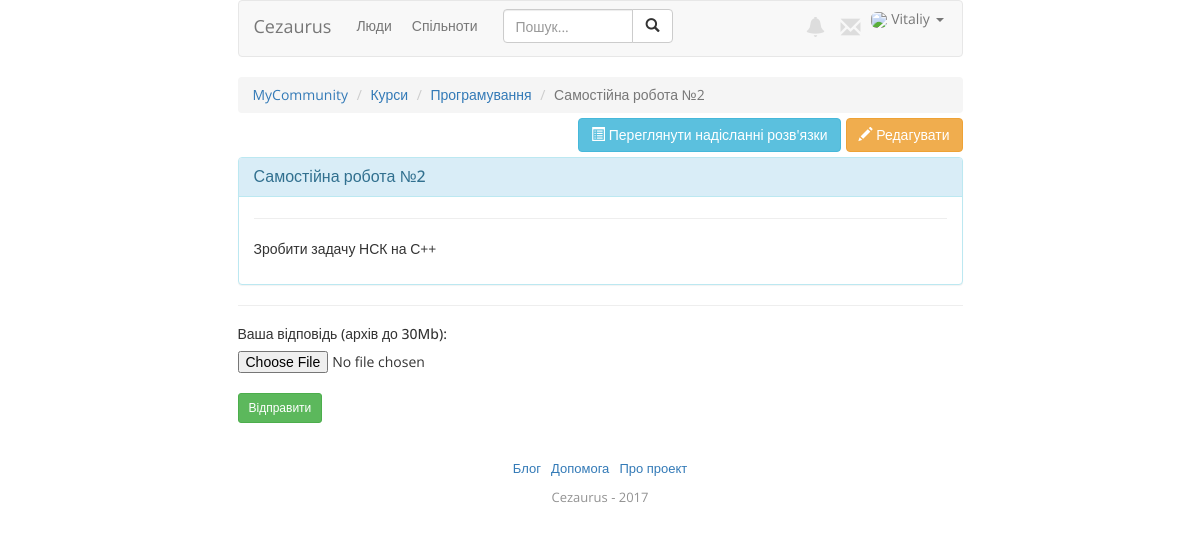
The page /c/1/courses/1/2/ (signed in) on the database its author committed.
### communities/models.py (models this page shows, shortened)
class Community(models.Model):
    name = models.CharField(max_length=30)
    description = models.CharField(max_length=250, null=True, blank=True)
    administrators = models.ManyToManyField(User)
    invitation_code = models.CharField(null=True, blank=True, max_length=5)
    objects = CommunityManager()

### courser/models.py (models this page shows, shortened)
class Course(models.Model):
    name = models.CharField(max_length=40)
    description = models.CharField(max_length=80, null=True, blank=True)
    community = models.ForeignKey(Community, null=True, blank=True, on_delete=models.CASCADE)
    author = models.ForeignKey(User, on_delete=models.CASCADE)
    is_available = models.BooleanField(default=True)

class CourseStep(models.Model):
    LECTURE = 'L'
    DICTATION = 'D'
    TEST = 'T'
    INDEPENDENT_WORK = 'I'
    COURSE_STEP_TYPES = (
        (LECTURE, 'Лекція'),
        (DICTATION, 'Диктант'),
        (TEST, 'Тест'),
        (INDEPENDENT_WORK, 'Самостійна робота'))
    name = models.CharField(max_length=100)
    description = models.TextField(max_length=600, null=True, blank=True)
    course = models.ForeignKey(Course, related_name='get_steps', on_delete=models.CASCADE)
    step_type = models.CharField(choices=COURSE_STEP_TYPES, max_length=1)
    is_available = models.BooleanField(default=True)
    start_time = models.DateTimeField(null=True, blank=True)
    stop_time = models.DateTimeField(null=True, blank=True)
    sequence_number = models.IntegerField(default=1)

class IndependentWork(models. Model):
    course_step = models.OneToOneField(CourseStep, on_delete=models.CASCADE)
    text = models.TextField(max_length=15000)

### courser/views.py (the view)
# urls.py: url(r'^c/(?P<c_id>\d+)/courses/(?P<cr_id>\d+)/(?P<s_id>\d+)/$', courser_views.course_step, name='course_step'),
@login_required()
def course_step(request, c_id, cr_id, s_id):
    c = get_object_or_404(Community, id=c_id)
    this_course = get_object_or_404(Course, id=cr_id)
    if c not in request.user.profile.communities.all():
        return HttpResponseForbidden('Немає доступу до курсів спільноти.')
    step = CourseStep.objects.get(id=s_id)
    data = {'com': c,  # community
            'course': this_course,  # course
            'step': step,  # step of course
            }
    if not step.is_available:
        return redirect(this_course)
    if step.step_type == CourseStep.LECTURE:  # this is lecture
        lecture = step.lecture
        data['lecture'] = lecture
        return render(request, 'courser/lecture.html', data)
    if step.step_type == CourseStep.INDEPENDENT_WORK:  # this is independent work
        task = step.independentwork
        data['task'] = task
        try:
            answer_file = AnswerFile.objects.get(user=request.user, independent_work=task)
            is_uploaded = True
            data['answer_file'] = answer_file
        except AnswerFile.DoesNotExist:
            is_uploaded = False
        data['is_uploaded'] = is_uploaded
        return render(request, 'courser/independent_work.html', data)
    if step.step_type == CourseStep.DICTATION:
        dictation = step.dictation
        data['dictation'] = dictation
        return render(request, 'courser/dictation_description.html', data)

### profiler/models.py (called while the page is built)
    def get_picture(self):
        no_picture = 'http://i.imgur.com/CyZ1Gh3.png'
        try:
            filename = settings.MEDIA_ROOT + '/profile_pictures/' + self.user.username + '.jpg'
            picture_url = settings.MEDIA_URL + 'profile_pictures/' + self.user.username + '.jpg'
            if os.path.isfile(filename):
                return picture_url
            else:
                return no_picture
        except Exception as e:
            return no_picture

### templates/courser/independent_work.html (shortened to what this page needs)
{% extends 'base.html' %}
{% load static %}
{% block head %}
  <link rel="stylesheet" href="{% static 'css/community-style.css' %}">
{% endblock head %}
{% block body %}
<ol class="breadcrumb" style="margin-bottom:5px;">
  <li><a href="{% url 'community' c_id=com.id %}">{{ com.name }}</a></li>
  <li><a href="{% url 'courses' c_id=com.id %}">Курси</a></li>
  <li><a href="{% url 'course' c_id=com.id cr_id=course.id %}">{{ course.name }}</a></li>
  <li class="active">{{ step.name }}</li>
</ol>
{% if user == course.author %}
<div class="indep-control-btns">
    <a class="btn btn-warning" href="{% url 'edit_step' c_id=com.id cr_id=course.id s_id=step.id %}" role="button" style="float:right; margin-bottom:5px; margin-left: 5px;"> <span class="glyphicon glyphicon glyphicon glyphicon-pencil" aria-hidden="true"></span>
    Редагувати</a>
    <a class="btn btn-info btn-review-uploads" href="{% url 'review_independent_work' c_id=com.id cr_id=course.id s_id=step.id %}" role="button" style="float:right; margin-bottom:5px;"> <span class="glyphicon glyphicon glyphicon-list-alt" aria-hidden="true"></span>
    Переглянути надісланні розв'язки</a>
</div>
{% endif %}
<div class="panel panel-info with-clear">
  <div class="panel-heading">
    <h3 class="panel-title">{{ step.name }}</h3>
  </div>
  <div class="panel-body">
   <hr>
    {{ task.text|safe|linebreaks }}
  </div>
</div>
 <hr>
 <h5>Ваша відповідь (архів до 30Mb):</h5>
 <div class="file-block">
 {% if not is_uploaded %}
 <form action="{% url 'upload_answer_file' c_id=com.id cr_id=course.id s_id=step.id %}" enctype="multipart/form-data" method="post">
   <input type="file" name="file">
   <br><button type="submit" class="btn btn-success btn-sm">Відправити</button>
 </form>
 {% else %}
 <a href="{{ answer_file.file.url }}">{{ answer_file.file.name }}</a>
 <a href="{% url 'delete_answer_file' c_id=com.id cr_id=course.id s_id=step.id f_id=answer_file.id %}"><i> (Видалити)</i></a>
 {% endif %}
</div>
{% endblock body %}

### templates/base.html (shortened to what this page needs)
{% load static %}
<!DOCTYPE html>
<html lang="ru">
  <head>
    <link href="{% static 'css/bootstrap.min.css' %}" rel="stylesheet">
    <link href="{% static 'css/master-style.css' %}" rel="stylesheet">
    {% block head %}
    {% endblock %}
  </head>
  <body>
  <div class="container">
  <div class="header">
  <nav class="navbar navbar-default">
    <div class="container-fluid">
      <div class="navbar-header">
        <a class="navbar-brand" href="{% url 'index' %}">Cezaurus</a>
      </div>
      {% if user.is_authenticated %}
      <div class="collapse navbar-collapse" id="bs-example-navbar-collapse-1">
        <ul class="nav navbar-nav nav-links">
          <li><a href="{% url 'people' %}">Люди</a></li>
          <li><a href="{% url 'all_communities' %}">Спільноти</a></li>
        </ul>
        <form class="navbar-form navbar-left" action="{% url 'search' %}" method="get">
          <div class="input-group" style="width:170px">
            <input class="form-control" name="q" placeholder="Пошук..." autocomplete="off" type="text">
            <span class="input-group-btn">
            <button class="btn btn-default" type="submit">
              <span class="glyphicon glyphicon-search"></span>
            </button>
            </span>
          </div>
        </form>
        <ul class="nav navbar-nav navbar-right">
          <li>
            <a href="#" style="padding: 15px 10px 15px 10px;">
              <span class="glyphicon glyphicon-bell header-glyph" aria-hidden="true"></span>
            </a>
          </li>
          <li>
            <a href="#" style="padding: 15px 5px 15px 5px;">
              <span class="glyphicon glyphicon-envelope header-glyph" aria-hidden="true"></span>
            </a>
          </li>
          <li class="dropdown">
            <a href="#" class="dropdown-toggle header-link-profile" data-toggle="dropdown" role="button" aria-haspopup="true" aria-expanded="false" style="padding-bottom:10px;">
            <img src="{{ user.profile.get_picture }}" class="header-photo">
            {{ user.first_name }} <span class="caret"></span></a>
          </li>
        </ul>
      </div>
      {% endif %}
    </div>
  </nav>
  </div>
  <div class="content">
    {% block body %}
    {% endblock body %}
  </div>
  <div class="footer">
    <ul>
      <li>
        <a href="#">Блог&nbsp;</a>
      </li>
      <li>
        <a href="#">&nbsp;Допомога&nbsp;</a>
      </li>
      <li>
        <a href="#">&nbsp;Про проект </a>
      </li>
    </ul>
    <div class="footer-name">Cezaurus - 2017</div><br>
  </div>
  </div>
  </body>
</html>

### static/css/master-style.css (style rules this page uses)
body { font-family: 'Open Sans', sans-serif; }
hr { margin-top:6px; }
.container { max-width: 755px; }
.header-glyph { font-size: 20px; color: #dddddd; }
.header-photo { max-width: 35px; max-height: 35px; border-radius: 6px; }
.nav-links > li > a { padding-left: 10px; padding-right: 10px; }
ul.nav.navbar-nav.navbar-right li.dropdown a.dropdown-toggle.header-link-profile { padding-top: 8px; padding-right: 3px; padding-left: 6px; }
.footer { margin-top: 20px; }
.footer > ul { clear: both; list-style: none; text-align: center; padding-left: 0; }
.footer > ul > li { display: inline; font-size: 13px; }
.footer-name { font-size: 13px; color: #939393; text-align: center; }
.with-clear { clear: both; }

### static/css/community-style.css (style rules this page uses)
.with-clear { clear: both; }
.file-block { margin-bottom: 35px; }

### rows shown on the page
Community: name "MyCommunity"
Course: name "Програмування"
CourseStep: name "Самостійна робота №2"
IndependentWork: text "Зробити задачу НСК на С++"

### other values the page prints
{{ user.first_name }} "Vitaliy"
